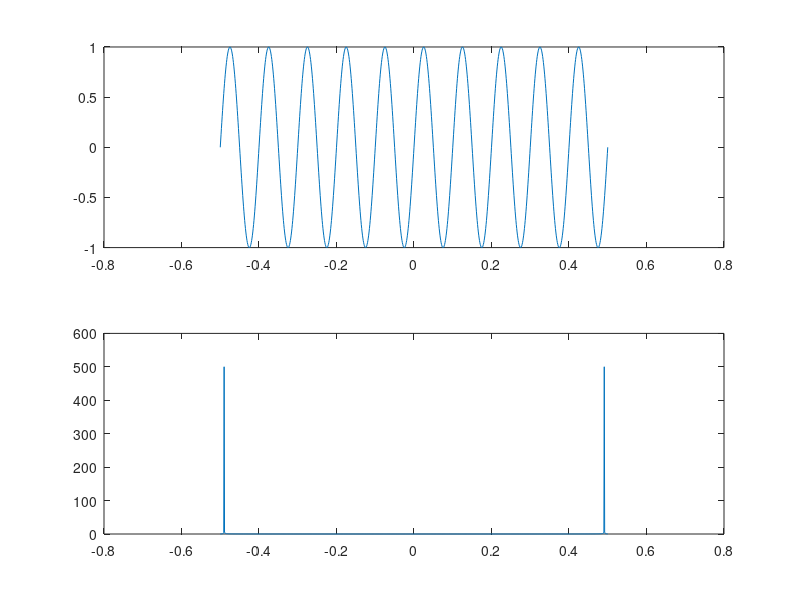

MATLAB code to generate this figure: (Note: this script raises an error after producing the figure.)
f = 10
fs = 1000
t = [-0.5: 1/fs : 0.5]

x = sin(2 * pi * f * t)

X = fft(x)
Y = abs(X)
t2 = [-50: 50]
figure;
subplot(2,1,1);
plot(t, x);
subplot(2,1,2);
plot(t, Y);
xlim(t2);
grid on;
